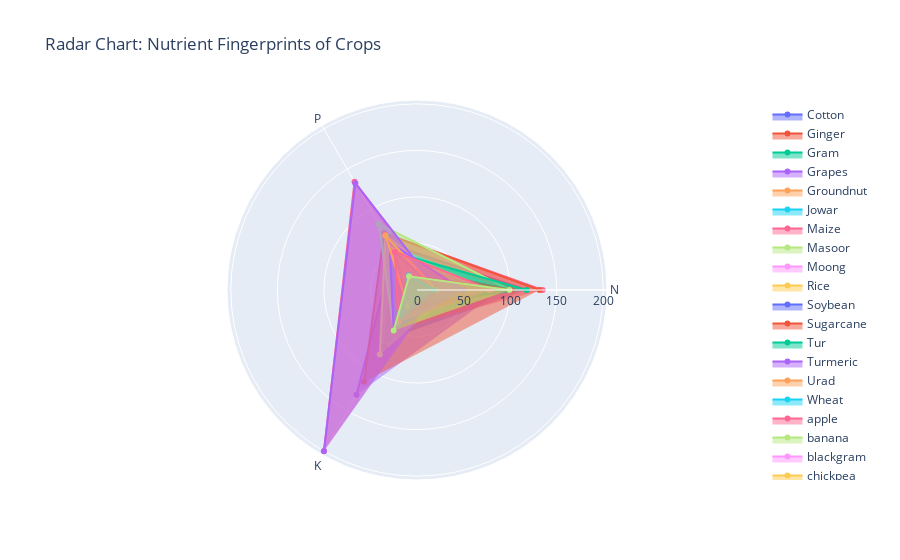

The notebook cell saved with this chart:
### Markdown cell above
### 🌿 Radar Chart — Nutrient Fingerprints of Crops

### Code cell
import plotly.graph_objects as go

nutrients = ['N','P','K']

avg_nutrients = (
    df_master
    .groupby('label')[nutrients]
    .mean()
    .reset_index()
)

fig = go.Figure()

for i in range(len(avg_nutrients)):
    fig.add_trace(go.Scatterpolar(
        r=avg_nutrients.iloc[i, 1:],
        theta=nutrients,
        fill='toself',
        name=avg_nutrients['label'][i]
    ))

fig.update_layout(
    title="Radar Chart: Nutrient Fingerprints of Crops",
    polar=dict(radialaxis=dict(visible=True)),
    showlegend=True
)

fig.show()

### Figure 1 — Plotly figure (JSON) as saved in the notebook; plotly's stock layout.template omitted (floating-point values rounded to 4 significant figures)
{"data": [{"fill": "toself", "name": "Cotton", "r": [117.6, 56.73, 60.77], "theta": ["N", "P", "K"], "type": "scatterpolar"}, {"fill": "toself", "name": "Ginger", "r": [50, 50, 70], "theta": ["N", "P", "K"], "type": "scatterpolar"}, {"fill": "toself", "name": "Gram", "r": [34.62, 39.62, 21.15], "theta": ["N", "P", "K"], "type": "scatterpolar"}, {"fill": "toself", "name": "Grapes", "r": [90, 50, 130], "theta": ["N", "P", "K"], "type": "scatterpolar"}, {"fill": "toself", "name": "Groundnut", "r": [29.41, 41.44, 27.88], "theta": ["N", "P", "K"], "type": "scatterpolar"}, {"fill": "toself", "name": "Jowar", "r": [54.63, 37.03, 36.6], "theta": ["N", "P", "K"], "type": "scatterpolar"}, {"fill": "toself", "name": "Maize", "r": [135, 70, 49.66], "theta": ["N", "P", "K"], "type": "scatterpolar"}, {"fill": "toself", "name": "Masoor", "r": [45, 22.5, 22.5], "theta": ["N", "P", "K"], "type": "scatterpolar"}, {"fill": "toself", "name": "Moong", "r": [50.91, 26.82, 20.91], "theta": ["N", "P", "K"], "type": "scatterpolar"}, {"fill": "toself", "name": "Rice", "r": [92.43, 47.28, 48.35], "theta": ["N", "P", "K"], "type": "scatterpolar"}, {"fill": "toself", "name": "Soybean", "r": [50, 35, 25], "theta": ["N", "P", "K"], "type": "scatterpolar"}, {"fill": "toself", "name": "Sugarcane", "r": [131.6, 70.63, 114.0], "theta": ["N", "P", "K"], "type": "scatterpolar"}, {"fill": "toself", "name": "Tur", "r": [38.57, 36.79, 23.21], "theta": ["N", "P", "K"], "type": "scatterpolar"}, {"fill": "toself", "name": "Turmeric", "r": [39.73, 39.64, 44.91], "theta": ["N", "P", "K"], "type": "scatterpolar"}, {"fill": "toself", "name": "Urad", "r": [48.18, 35, 25], "theta": ["N", "P", "K"], "type": "scatterpolar"}, {"fill": "toself", "name": "Wheat", "r": [91.76, 53.12, 49.74], "theta": ["N", "P", "K"], "type": "scatterpolar"}, {"fill": "toself", "name": "apple", "r": [20.8, 134.2, 199.9], "theta": ["N", "P", "K"], "type": "scatterpolar"}, {"fill": "toself", "name": "banana", "r": [100.2, 82.01, 50.05], "theta": ["N", "P", "K"], "type": "scatterpolar"}, {"fill": "toself", "name": "blackgram", "r": [40.02, 67.47, 19.24], "theta": ["N", "P", "K"], "type": "scatterpolar"}, {"fill": "toself", "name": "chickpea", "r": [40.09, 67.79, 79.92], "theta": ["N", "P", "K"], "type": "scatterpolar"}, {"fill": "toself", "name": "coconut", "r": [21.98, 16.93, 30.59], "theta": ["N", "P", "K"], "type": "scatterpolar"}, {"fill": "toself", "name": "coffee", "r": [101.2, 28.74, 29.94], "theta": ["N", "P", "K"], "type": "scatterpolar"}, {"fill": "toself", "name": "cotton", "r": [117.8, 46.24, 19.56], "theta": ["N", "P", "K"], "type": "scatterpolar"}, {"fill": "toself", "name": "grapes", "r": [23.18, 132.5, 200.1], "theta": ["N", "P", "K"], "type": "scatterpolar"}, {"fill": "toself", "name": "jute", "r": [78.4, 46.86, 39.99], "theta": ["N", "P", "K"], "type": "scatterpolar"}, {"fill": "toself", "name": "kidneybeans", "r": [20.75, 67.54, 20.05], "theta": ["N", "P", "K"], "type": "scatterpolar"}, {"fill": "toself", "name": "lentil", "r": [18.77, 68.36, 19.41], "theta": ["N", "P", "K"], "type": "scatterpolar"}, {"fill": "toself", "name": "maize", "r": [77.76, 48.44, 19.79], "theta": ["N", "P", "K"], "type": "scatterpolar"}, {"fill": "toself", "name": "mango", "r": [20.07, 27.18, 29.92], "theta": ["N", "P", "K"], "type": "scatterpolar"}, {"fill": "toself", "name": "mothbeans", "r": [21.44, 48.01, 20.23], "theta": ["N", "P", "K"], "type": "scatterpolar"}, {"fill": "toself", "name": "mungbean", "r": [20.99, 47.28, 19.87], "theta": ["N", "P", "K"], "type": "scatterpolar"}, {"fill": "toself", "name": "muskmelon", "r": [100.3, 17.72, 50.08], "theta": ["N", "P", "K"], "type": "scatterpolar"}, {"fill": "toself", "name": "orange", "r": [19.58, 16.55, 10.01], "theta": ["N", "P", "K"], "type": "scatterpolar"}, {"fill": "toself", "name": "papaya", "r": [49.88, 59.05, 50.04], "theta": ["N", "P", "K"], "type": "scatterpolar"}, {"fill": "toself", "name": "pigeonpeas", "r": [20.73, 67.73, 20.29], "theta": ["N", "P", "K"], "type": "scatterpolar"}, {"fill": "toself", "name": "pomegranate", "r": [18.87, 18.75, 40.21], "theta": ["N", "P", "K"], "type": "scatterpolar"}, {"fill": "toself", "name": "rice", "r": [79.89, 47.58, 39.87], "theta": ["N", "P", "K"], "type": "scatterpolar"}, {"fill": "toself", "name": "watermelon", "r": [99.42, 17, 50.22], "theta": ["N", "P", "K"], "type": "scatterpolar"}], "layout": {"polar": {"radialaxis": {"visible": true}}, "showlegend": true, "title": {"text": "Radar Chart: Nutrient Fingerprints of Crops"}}}
